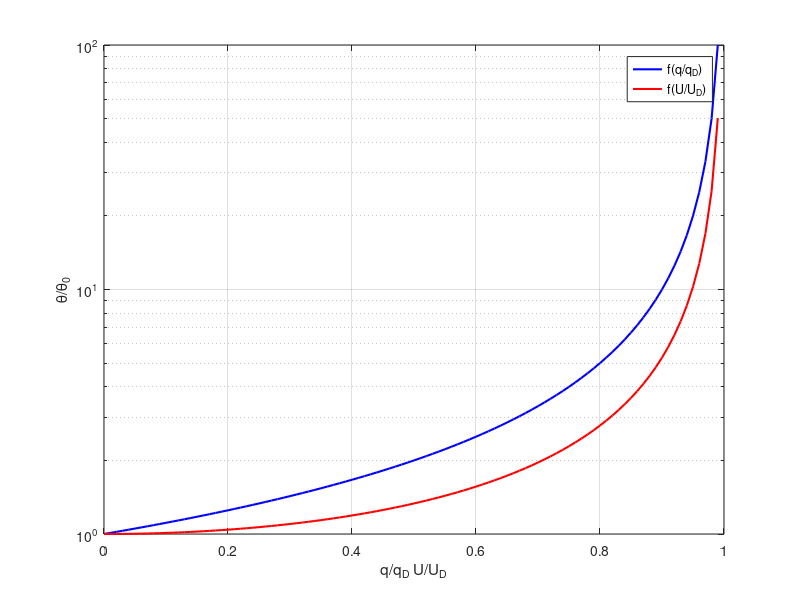

Here is the MATLAB script that generated this plot:
    % 05738 -- STRUCTURAL DYNAMICS AND AEROELASTICITY
%   Prof. Giuseppe Quaranta
%   Static Aeroelasticity of Typical Section
%   Plot of the ratio of between the rigid torsion and the aeroelastic
%   torsion

% ratio of dynamic pressure on diveregence dynamic pressure [0,1]
 q_qD = 0:0.01:1;

 y = 1*(1./(1-q_qD));
 semilogy(q_qD,y, '-b','LineWidth', 1.5);
 hold on;
 grid on;
 U_UD = 0:0.01:1;
 y = 1*(1./(1-(U_UD).^2));
 semilogy(U_UD,y, '-r','LineWidth', 1.5); 
 xlabel('q/q_D U/U_D');
 ylabel('\theta/\theta_0');
 legend('f(q/q_D)', 'f(U/U_D)');